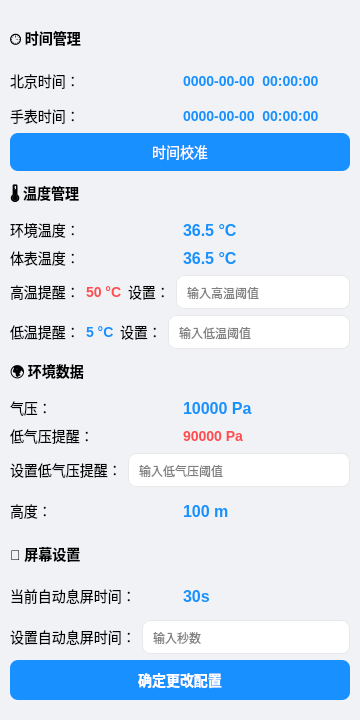
<?xml version="1.0" encoding="UTF-8"?>
<ui version="4.0">
 <class>Form</class>
 <widget class="QWidget" name="Form">
  <property name="geometry">
   <rect>
    <x>0</x>
    <y>0</y>
    <width>360</width>
    <height>720</height>
   </rect>
  </property>
  <property name="windowTitle">
   <string>手表控制中心</string>
  </property>
  <property name="styleSheet">
   <string notr="true">
QWidget {
    background-color: #f0f2f5;
    font-family: "Microsoft YaHei";
}
QLabel {
    font-family: "Microsoft YaHei";
    font-size: 14px;
}
QPushButton {
    background-color: #1890ff;
    color: white;
    border-radius: 8px;
    padding: 8px 16px;
    font-family: "Microsoft YaHei";
    font-size: 14px;
}
QPushButton:hover {
    background-color: #40a9ff;
}
QPushButton:pressed {
    background-color: #096dd9;
}
QLineEdit {
    border-radius: 8px;
    border: 1px solid #e8e8e8;
    padding: 8px;
    font-family: "Microsoft YaHei";
    background-color: white;
}

/* 数据显示标签样式 */
.value-label {
    font-weight: bold;
    font-size: 16px;
    color: #1890ff;
}

/* 标题样式 */
.section-title {
    font-weight: bold;
    font-size: 16px;
    color: #333;
    margin-top: 20px;
    margin-bottom: 10px;
}

/* 图标样式 */
.icon-label {
    font-size: 20px;
    margin-right: 8px;
}
   </string>
  </property>
  <widget class="QWidget" name="container">
   <property name="geometry">
    <rect>
     <x>10</x>
     <y>20</y>
     <width>340</width>
     <height>680</height>
    </rect>
   </property>
   <layout class="QVBoxLayout" name="verticalLayout">
    <!-- 时间区域 -->
    <item>
     <widget class="QLabel" name="time_section_title">
      <property name="text">
       <string>🕒 时间管理</string>
      </property>
      <property name="font">
       <font>
        <pointsize>16</pointsize>
        <bold>true</bold>
       </font>
      </property>
     </widget>
    </item>
    <item>
     <layout class="QHBoxLayout" name="timeLayout">
      <item>
       <widget class="QLabel" name="label_3">
        <property name="text">
         <string>北京时间：</string>
        </property>
       </widget>
      </item>
      <item>
       <widget class="QLabel" name="beijingtime">
        <property name="text">
         <string>0000-00-00  00:00:00</string>
        </property>
        <property name="styleSheet">
         <string notr="true">font-weight: bold; color: #1890ff;</string>
        </property>
       </widget>
      </item>
     </layout>
    </item>
    <item>
     <layout class="QVBoxLayout" name="watchTimeLayout">
      <item>
       <layout class="QHBoxLayout" name="watchTimeRow">
        <item>
         <widget class="QLabel" name="label">
          <property name="text">
           <string>手表时间：</string>
          </property>
         </widget>
        </item>
        <item>
         <widget class="QLabel" name="current_watch_time">
          <property name="text">
           <string>0000-00-00  00:00:00</string>
          </property>
          <property name="styleSheet">
           <string notr="true">font-weight: bold; color: #1890ff;</string>
          </property>
         </widget>
        </item>
       </layout>
      </item>
      <item>
       <widget class="QPushButton" name="btn_checktime">
        <property name="text">
         <string>时间校准</string>
        </property>
       </widget>
      </item>
     </layout>
    </item>
    
    <!-- 温度区域 -->
    <item>
     <widget class="QLabel" name="temp_section_title">
      <property name="text">
       <string>🌡️ 温度管理</string>
      </property>
      <property name="font">
       <font>
        <pointsize>16</pointsize>
        <bold>true</bold>
       </font>
      </property>
     </widget>
    </item>
    <item>
     <layout class="QVBoxLayout" name="tempLayout">
      <item>
       <layout class="QHBoxLayout" name="envTempRow">
        <item>
         <widget class="QLabel" name="label_4">
          <property name="text">
           <string>环境温度：</string>
          </property>
         </widget>
        </item>
        <item>
         <widget class="QLabel" name="current_watch_temp">
          <property name="text">
           <string>36.5 °C</string>
          </property>
          <property name="styleSheet">
           <string notr="true">font-weight: bold; color: #1890ff; font-size: 16px;</string>
          </property>
         </widget>
        </item>
       </layout>
      </item>
      <item>
       <layout class="QHBoxLayout" name="bodyTempRow">
        <item>
         <widget class="QLabel" name="label_10">
          <property name="text">
           <string>体表温度：</string>
          </property>
         </widget>
        </item>
        <item>
         <widget class="QLabel" name="current_watch_temp2">
          <property name="text">
           <string>36.5 °C</string>
          </property>
          <property name="styleSheet">
           <string notr="true">font-weight: bold; color: #1890ff; font-size: 16px;</string>
          </property>
         </widget>
        </item>
       </layout>
      </item>
     </layout>
    </item>
    
    <!-- 温度提醒设置 -->
    <item>
     <layout class="QHBoxLayout" name="highTempLayout">
      <item>
       <widget class="QLabel" name="label_13">
        <property name="text">
         <string>高温提醒：</string>
        </property>
       </widget>
      </item>
      <item>
       <widget class="QLabel" name="H_temp">
        <property name="text">
         <string>50 °C</string>
        </property>
        <property name="styleSheet">
         <string notr="true">font-weight: bold; color: #ff4d4f;</string>
        </property>
       </widget>
      </item>
      <item>
       <widget class="QLabel" name="label_7">
        <property name="text">
         <string>设置：</string>
        </property>
       </widget>
      </item>
      <item>
       <widget class="QLineEdit" name="modify_temp_H">
        <property name="placeholderText">
         <string>输入高温阈值</string>
        </property>
       </widget>
      </item>
     </layout>
    </item>
    <item>
     <layout class="QHBoxLayout" name="lowTempLayout">
      <item>
       <widget class="QLabel" name="label_14">
        <property name="text">
         <string>低温提醒：</string>
        </property>
       </widget>
      </item>
      <item>
       <widget class="QLabel" name="L_temp">
        <property name="text">
         <string>5 °C</string>
        </property>
        <property name="styleSheet">
         <string notr="true">font-weight: bold; color: #1890ff;</string>
        </property>
       </widget>
      </item>
      <item>
       <widget class="QLabel" name="label_9">
        <property name="text">
         <string>设置：</string>
        </property>
       </widget>
      </item>
      <item>
       <widget class="QLineEdit" name="modify_temp_L">
        <property name="placeholderText">
         <string>输入低温阈值</string>
        </property>
       </widget>
      </item>
     </layout>
    </item>
    
    <!-- 气压和高度区域 -->
    <item>
     <widget class="QLabel" name="env_section_title">
      <property name="text">
       <string>🌍 环境数据</string>
      </property>
      <property name="font">
       <font>
        <pointsize>16</pointsize>
        <bold>true</bold>
       </font>
      </property>
     </widget>
    </item>
    <item>
     <layout class="QVBoxLayout" name="pressureLayout">
      <item>
       <layout class="QHBoxLayout" name="pressureRow">
        <item>
         <widget class="QLabel" name="label_5">
          <property name="text">
           <string>气压：</string>
          </property>
         </widget>
        </item>
        <item>
         <widget class="QLabel" name="current_watch_pressure">
          <property name="text">
           <string>10000 Pa</string>
          </property>
          <property name="styleSheet">
           <string notr="true">font-weight: bold; color: #1890ff; font-size: 16px;</string>
          </property>
         </widget>
        </item>
       </layout>
      </item>
      <item>
       <layout class="QHBoxLayout" name="lowPressureRow">
        <item>
         <widget class="QLabel" name="label_12">
          <property name="text">
           <string>低气压提醒：</string>
          </property>
         </widget>
        </item>
        <item>
         <widget class="QLabel" name="L_pre">
          <property name="text">
           <string>90000 Pa</string>
          </property>
          <property name="styleSheet">
           <string notr="true">font-weight: bold; color: #ff4d4f;</string>
          </property>
         </widget>
        </item>
       </layout>
      </item>
     </layout>
    </item>
    <item>
     <layout class="QHBoxLayout" name="pressureSetLayout">
      <item>
       <widget class="QLabel" name="label_8">
        <property name="text">
         <string>设置低气压提醒：</string>
        </property>
       </widget>
      </item>
      <item>
       <widget class="QLineEdit" name="modify_preesure_L">
        <property name="placeholderText">
         <string>输入低气压阈值</string>
        </property>
       </widget>
      </item>
     </layout>
    </item>
    <item>
     <layout class="QHBoxLayout" name="heightLayout">
      <item>
       <widget class="QLabel" name="label_6">
        <property name="text">
         <string>高度：</string>
        </property>
       </widget>
      </item>
      <item>
       <widget class="QLabel" name="current_watch_high">
        <property name="text">
         <string>100 m</string>
        </property>
        <property name="styleSheet">
         <string notr="true">font-weight: bold; color: #1890ff; font-size: 16px;</string>
        </property>
       </widget>
      </item>
     </layout>
    </item>
    
    <!-- 息屏设置区域 -->
    <item>
     <widget class="QLabel" name="screen_section_title">
      <property name="text">
       <string>📱 屏幕设置</string>
      </property>
      <property name="font">
       <font>
        <pointsize>16</pointsize>
        <bold>true</bold>
       </font>
      </property>
     </widget>
    </item>
    <item>
     <layout class="QHBoxLayout" name="screenLayout">
      <item>
       <widget class="QLabel" name="label_2">
        <property name="text">
         <string>当前自动息屏时间：</string>
        </property>
       </widget>
      </item>
      <item>
       <widget class="QLabel" name="current_watch_extingguishtime">
        <property name="text">
         <string>30s</string>
        </property>
        <property name="styleSheet">
         <string notr="true">font-weight: bold; color: #1890ff; font-size: 16px;</string>
        </property>
       </widget>
      </item>
     </layout>
    </item>
    <item>
     <layout class="QHBoxLayout" name="screenSetLayout">
      <item>
       <widget class="QLabel" name="label_11">
        <property name="text">
         <string>设置自动息屏时间：</string>
        </property>
       </widget>
      </item>
      <item>
       <widget class="QLineEdit" name="modify_extingguishtime">
        <property name="placeholderText">
         <string>输入秒数</string>
        </property>
       </widget>
      </item>
     </layout>
    </item>
    
    <!-- 确认按钮 -->
    <item>
     <widget class="QPushButton" name="btn_makesure">
      <property name="text">
       <string>确定更改配置</string>
      </property>
      <property name="font">
       <font>
        <pointsize>16</pointsize>
        <bold>true</bold>
       </font>
      </property>
      <property name="minimumSize">
       <size>
        <width>200</width>
        <height>40</height>
       </size>
      </property>
     </widget>
    </item>
   </layout>
  </widget>
 </widget>
 <resources/>
 <connections/>
</ui>
